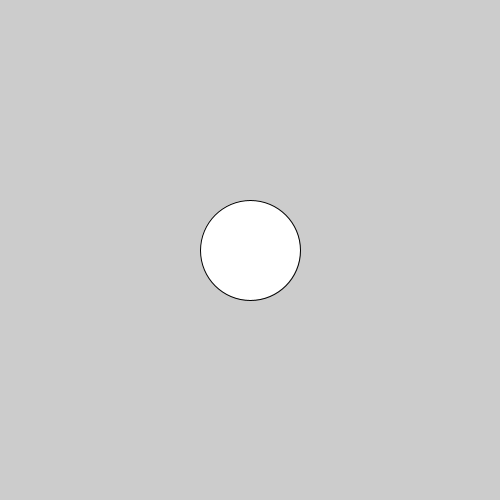
Frame 1 (no input)
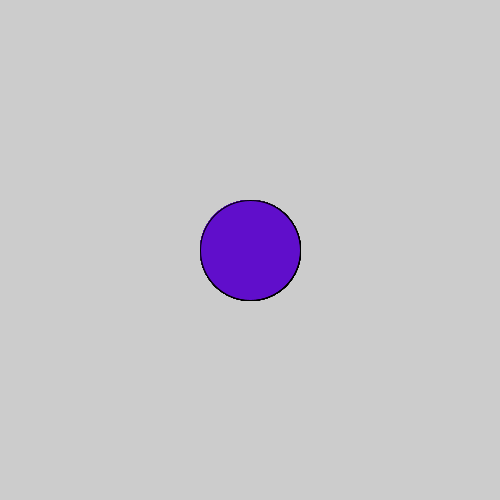
Frame 60 (the mouse pressed at the canvas centre just before this capture)
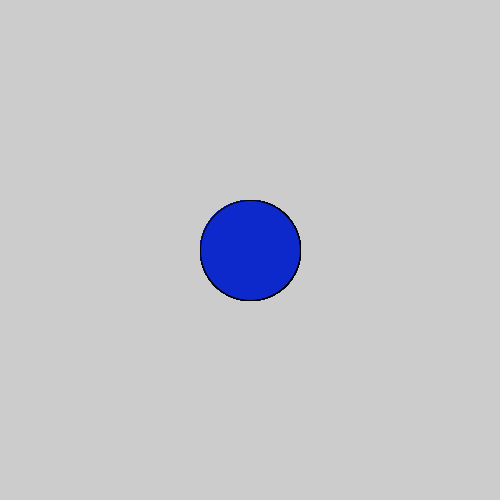
Frame 120 (the mouse held since frame 60 and released just before this capture)

The Processing sketch that drew these frames (run headless with seeded random() and noise(); from frame 60 on, the mouse is pressed at the canvas centre):

// Processing sketch: logical_dot_program
// ── logical_dot_program.pde
void setup() {
  size(500,500);
}
void draw()  {
  ellipse(250,250,100,100);
if(mousePressed){fill(#0E29CB);
}else{fill(#600ECB);
}
}
